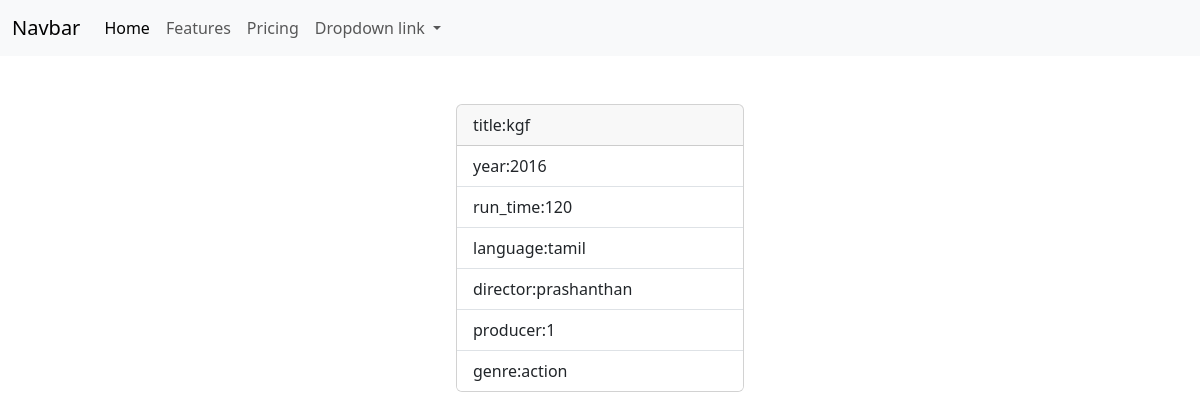
The page /movie/1/ on the database its author committed.
### myapp/models.py (models this page shows, shortened)
class movie(models.Model):
    title=models.CharField(max_length=200)
    year=models.CharField(max_length=50)
    director=models.CharField(max_length=200)
    run_time=models.PositiveIntegerField()
    language=models.CharField(max_length=200)
    genre=models.CharField(max_length=200)
    producer=models.CharField(max_length=200,null=True)

### myapp/views.py (the view)
# urls.py: path("movie/<int:pk>/",views.MovieDetailView.as_view(),name="movie-detail"),
class MovieDetailView(View):
    def get(self,request,*args,**kwargs):
        id=kwargs.get("pk")
        qs=movie.objects.get(id=id)
        return render(request,"movie_details.html",{"data":qs})

### myapp/templates/movie_details.html (shortened to what this page needs)
{%extends 'base.html'%}
{%block main_block%}
<div class="container mt-5  d-flex justify-content-center">
  <div class="card" style="width: 18rem;">
      <div class="card-header">
        title:{{data.title}}
      </div>
      <ul class="list-group list-group-flush">
        <li class="list-group-item">year:{{data.year}}</li>
        <li class="list-group-item">run_time:{{data.run_time}}</li>
        <li class="list-group-item">language:{{data.language}}</li>
        <li class="list-group-item">director:{{data.director}}</li>
        <li class="list-group-item">producer:{{data.producer}}</li>
        <li class="list-group-item">genre:{{data.genre}}</li>
      </ul>
    </div>
</div>
{%endblock%}

### rows shown on the page
movie: title "kgf", year "2016", run_time "120", language "tamil", director "prashanthan", producer "1", genre "action"
